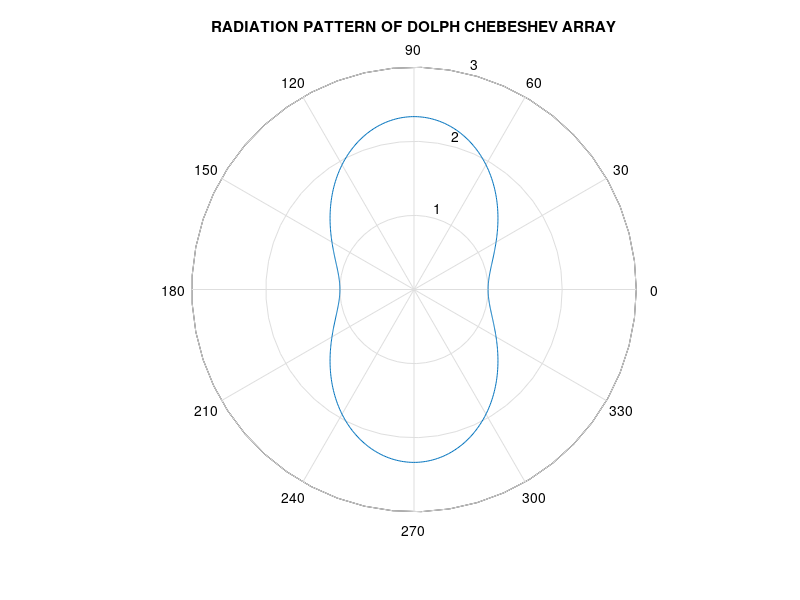

Write the MATLAB code that produced this figure.
%To plot radiation pattern of Dolph-Chebyshev array
clc;
close all;
clear all;
f=94e8; % frequency
lam=3e8/f;% wavelength
d=lam/4;% separation between the elements (for d=lam/2, EFA gives bothe side
% pattern, for
% d<lam/2; one part of EFA lowers
theta=0:0.01:2*pi;
N=input('Enter the Number of Elements = ');% elements in the array
%===================== to find coeff of Chebyshev Array ===================
R0=input('Enter the side lobe level in dB = ');
R0=10^(R0/20);
Z0=cosh((1/(N-1))*acosh(R0));
aa=mod(N,2); % check N-> even or odd, if N is even then aa=0 else aa=1
if aa==0
    M=N/2;% when N is even refer balanis page 340 eq no. 6-77a and 6-77b
    for n=1:M
        amp=0;
        for q=n:M
            f1=((-1)^(M-q))*((Z0)^((2*q)-1));
            f2=factorial(q+M-2)*((2*M)-1);
            f3=factorial(q-n)*factorial(q+n-1)*factorial(M-q);
            amp=amp+f1*f2/f3;
        end
        amp1(n)=amp;
    end
else
    M=(N-1)/2 % when N is odd the equation for amp coeff is different
    for n=1:M+1
        for q=n:M+1
            f1=((-1)^(M-q+1))*((Z0)^(2*(q-1)));
            f2=factorial(q+M-2)*(2*M);
            if n==1
                epsilon=2;
            else
                epsilon=1;
            end
            f3=epsilon*factorial(q-n)*factorial(q+n-2)*factorial(M-q+1);
            amp=f1*f2/f3;
        end
        amp1(n)=amp;
    end
end

    amp2=amp1/amp1(1) ; %Normalised amplitude
%==========================================================================
%========================to find the array factor==========================
af=0;
u=pi*d*cos(theta)/lam;
if aa==0 % if N is even
    M=N/2;
    for n=1:M
        af=af+(amp2(n)*cos((2*n-1)*u));
    end
else % if N is odd
    M=(N-1)/2;
        for n=1:M
        af=af+(amp2(n)*cos(2*(n-1)*u));
    end
end
%========================to find the array factor==========================
polar(theta,af);
spacing = (1./amp2).*0.5;

s1=title('RADIATION PATTERN OF DOLPH CHEBESHEV ARRAY');
xlabel(['Having the Wavelength 1 meter'])